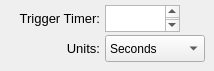
    <widget class="QWidget" name="page_4">
     <widget class="QLabel" name="label2_timer_trigger_timer">
      <property name="geometry">
       <rect>
        <x>0</x>
        <y>10</y>
        <width>100</width>
        <height>16</height>
       </rect>
      </property>
      <property name="font">
       <font>
        <pointsize>10</pointsize>
       </font>
      </property>
      <property name="text">
       <string>Trigger Timer:</string>
      </property>
      <property name="alignment">
       <set>Qt::AlignRight|Qt::AlignTrailing|Qt::AlignVCenter</set>
      </property>
     </widget>
     <widget class="QTextEdit" name="textEdit_timer_trigger_timer">
      <property name="geometry">
       <rect>
        <x>105</x>
        <y>5</y>
        <width>75</width>
        <height>27</height>
       </rect>
      </property>
      <property name="font">
       <font>
        <pointsize>11</pointsize>
       </font>
      </property>
      <property name="tabChangesFocus">
       <bool>true</bool>
      </property>
      <property name="readOnly">
       <bool>false</bool>
      </property>
     </widget>
     <widget class="QLabel" name="label2_timer_units">
      <property name="geometry">
       <rect>
        <x>0</x>
        <y>40</y>
        <width>100</width>
        <height>16</height>
       </rect>
      </property>
      <property name="font">
       <font>
        <pointsize>10</pointsize>
       </font>
      </property>
      <property name="text">
       <string>Units:</string>
      </property>
      <property name="alignment">
       <set>Qt::AlignRight|Qt::AlignTrailing|Qt::AlignVCenter</set>
      </property>
     </widget>
     <widget class="QComboBox" name="comboBox_timer_units">
      <property name="geometry">
       <rect>
        <x>105</x>
        <y>35</y>
        <width>100</width>
        <height>27</height>
       </rect>
      </property>
      <item>
       <property name="text">
        <string>Seconds</string>
       </property>
      </item>
      <item>
       <property name="text">
        <string>Minutes</string>
       </property>
      </item>
      <item>
       <property name="text">
        <string>Hours</string>
       </property>
      </item>
      <item>
       <property name="text">
        <string>Days</string>
       </property>
      </item>
     </widget>
    </widget>
